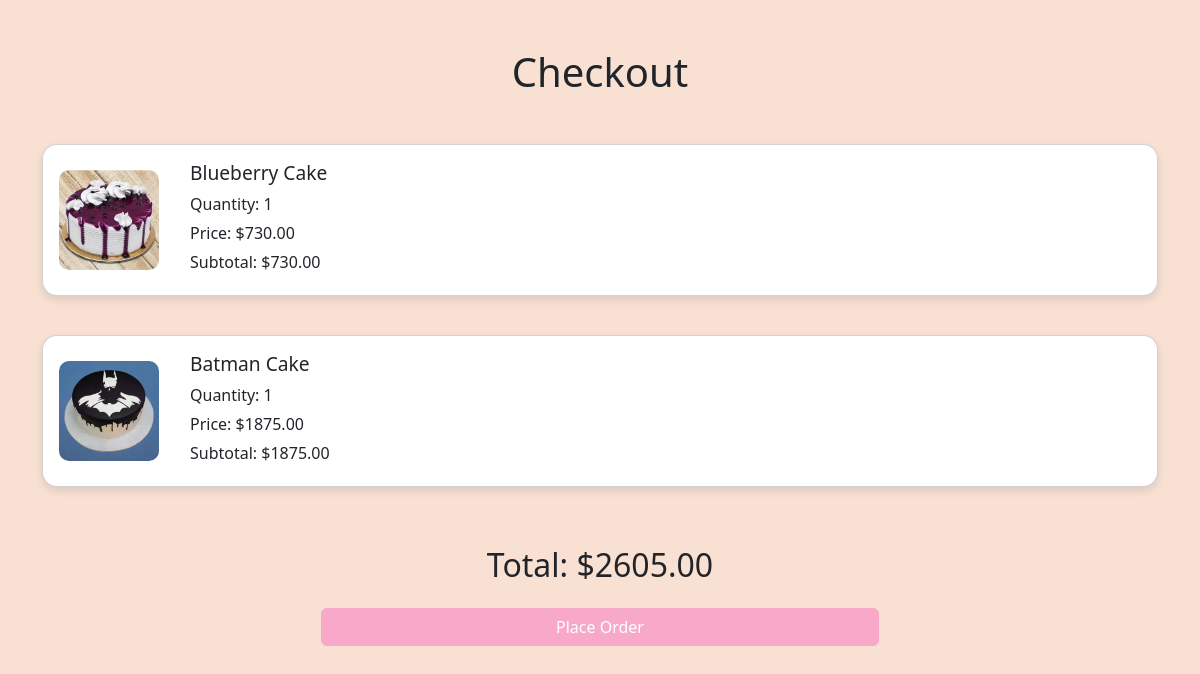
/checkout/ (signed in), run on an earlier commit of the app's database.
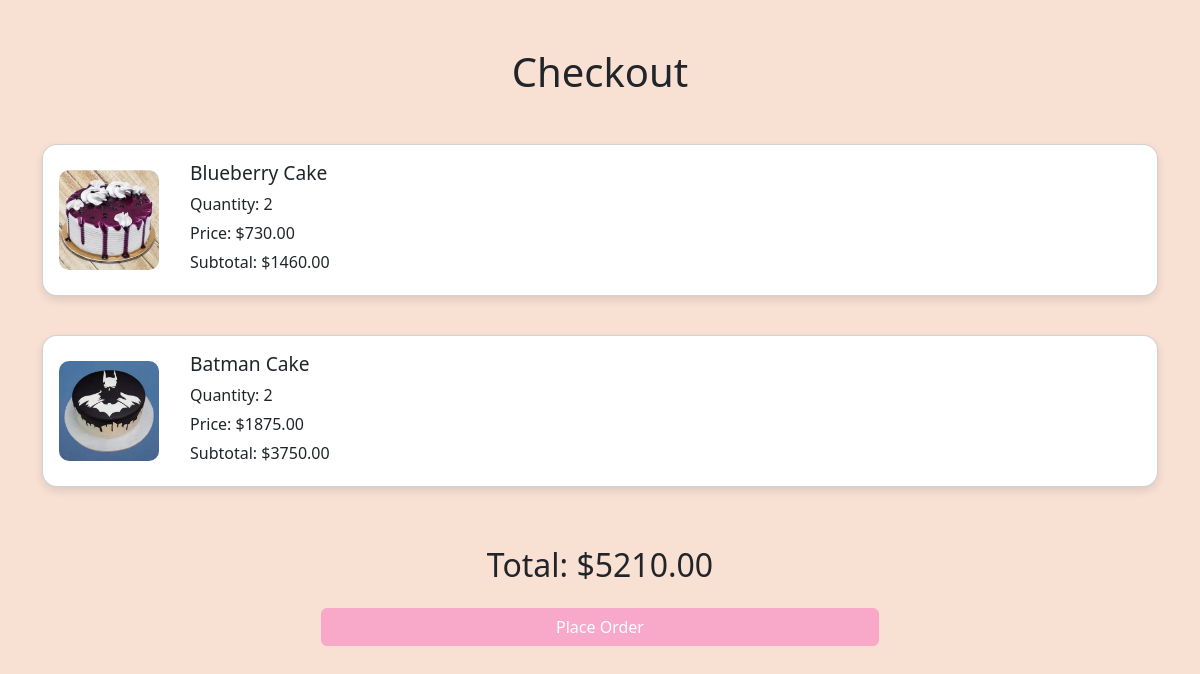
And on a later commit of the database.
### FreshShopapp/models.py (models this page shows, shortened)
class CartItem(models.Model):
    cart = models.ForeignKey(Cart, on_delete=models.CASCADE)
    product = models.ForeignKey(Product, on_delete=models.CASCADE)
    quantity = models.PositiveIntegerField(default=1)

class Product(models.Model):
    name = models.CharField(max_length=100)
    description = models.TextField()
    price = models.DecimalField(max_digits=10, decimal_places=2)
    image = models.ImageField(upload_to='products/')

### FreshShopapp/views.py (the view)
# urls.py: path('checkout/', views.checkout, name='checkout'),
@never_cache
@login_required
def checkout(request):
    cart, created = Cart.objects.get_or_create(user=request.user)
    cart_items = CartItem.objects.filter(cart=cart)
    for item in cart_items:
        item.subtotal = item.product.price * item.quantity  # Add subtotal to each cart item
    total_price = sum(item.subtotal for item in cart_items)
    if request.method == "POST":
        cart.completed = True
        cart.save()
        messages.success(request, f"Your order has been placed!")
        return redirect('view_orders')
    return render(request, 'checkout.html', {'cart_items': cart_items, 'total_price': total_price})

### FreshShopapp/templates/checkout.html (shortened to what this page needs)
<!DOCTYPE html>
<html lang="en">
<head>
    <link href="https://cdn.jsdelivr.net/npm/bootstrap@5.3.2/dist/css/bootstrap.min.css" rel="stylesheet">
</head>
<body>
    <div class="container py-5">
        <h1 class="text-center mb-5">Checkout</h1>
        <div class="row">
            {% for item in cart_items %}
                <div class="col-md-12 mb-4">
                    <div class="card checkout-item">
                        <div class="card-body d-flex align-items-center">
                            <img src="{{ item.product.image.url }}" alt="{{ item.product.name }}" width="100" class="img-fluid">
                            <div class="ms-3">
                                <h2>{{ item.product.name }}</h2>
                                <p>Quantity: {{ item.quantity }}</p>
                                <p>Price: ${{ item.product.price }}</p>
                                <p>Subtotal: ${{ item.subtotal }}</p>
                            </div>
                        </div>
                    </div>
                </div>
            {% endfor %}
        </div>
        <div class="text-center total-price">
            <h2>Total: ${{ total_price }}</h2>
        </div>
        <div class="text-center mt-4">
            <form method="post">
                <button type="submit" class="btn btn-primary w-50">Place Order</button>
            </form>
        </div>
    </div>
</body>
</html>

What changed in the data, as far as the page shows it:
changed CartItem "Blueberry Cake": quantity "1" → "2"; subtotal "730.00" → "1460.00"
changed CartItem "Batman Cake": quantity "1" → "2"; subtotal "1875.00" → "3750.00"
Also different on the page:
{{ total_price }}: "2605.00" → "5210.00"
